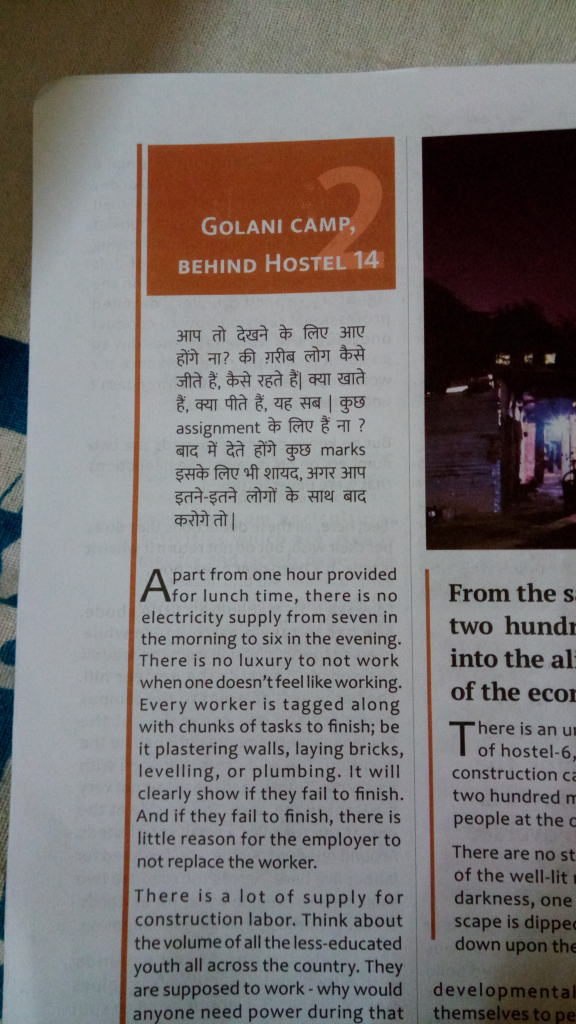
#> input picture testcases/1.jpg, 2304 x 4096 px (shown at 1/4 size)
$ python orb.py ../testcases/1.jpg
#> lines starting #> are read from the running program, lines starting #| are printed output that depends on the picture
import cv2

def get_orb_features(img, num_features):
    orb = cv2.ORB_create()
    orb.setMaxFeatures(num_features)
    orb.setEdgeThreshold(1)

    kp, des = orb.detectAndCompute(img, None)
    return (kp, des)

if __name__ == '__main__':
    import sys
    import numpy as np
    from matplotlib import pyplot as plt

    desses = []
    kps = []
    imgs = []

    for f in sys.argv[1:]:
        img = cv2.imread(f,0)
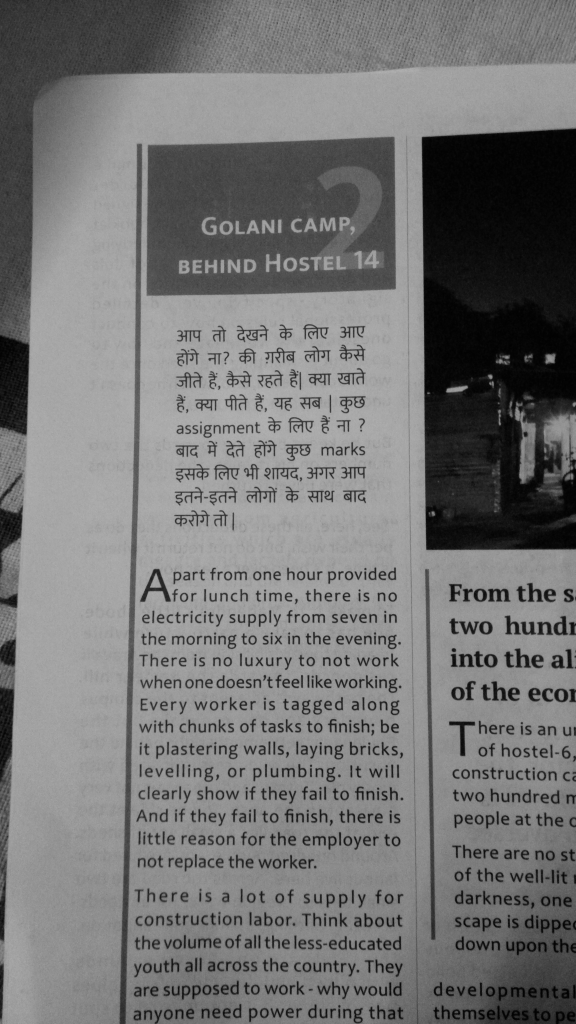
#> img: shape (4096, 2304) (shown at 1/4 size); min 0, max 185, mean 117.3
        img = cv2.resize(img, (0,0), fx=0.2, fy=0.2)
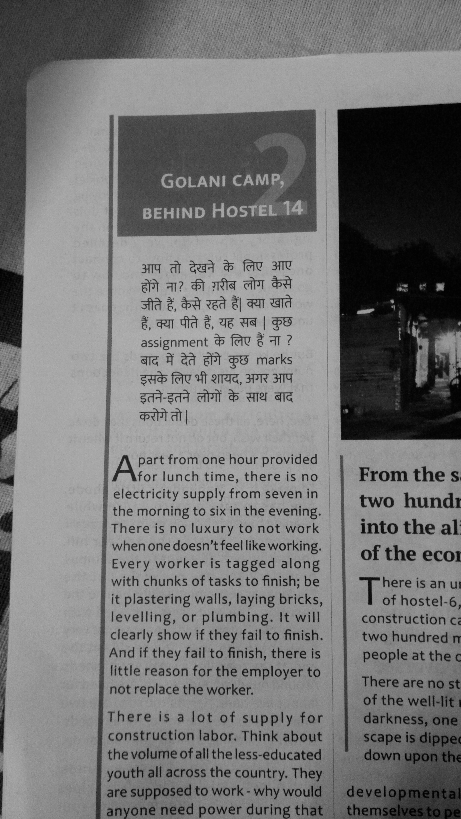
#> img: shape (819, 461); min 0, max 183, mean 117.3
        #img = np.pad(img,50,'constant')
        kp, des = get_orb_features(img, 10000)
#> in get_orb_features, `kp, des = orb.detectAndCompute(img, None)`: kp = 9283 keypoints; strongest (x, y, size): (192, 323, 31), (384, 474, 31), (411, 553, 31), (282, 546, 31)

        desses.append(des)
        kps.append(kp)
        imgs.append(img)

        #img2 = cv2.drawKeypoints(img,kp,color=(0,255,0), flags=0)
        #plt.imshow(img2),plt.show()

    bf = cv2.BFMatcher(cv2.NORM_HAMMING, crossCheck=True)
#> (the run stopped early here; a loop or call above may not have finished)

$ run again, on testcases/3.jpg
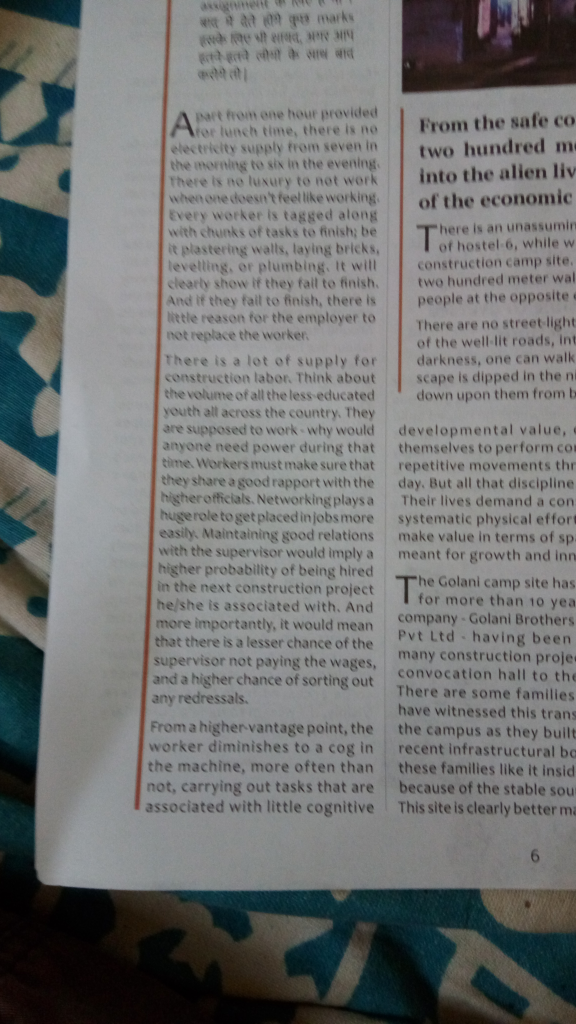
#> input picture testcases/3.jpg, 2304 x 4096 px (shown at 1/4 size)
#> `img = cv2.imread(f,0)`:
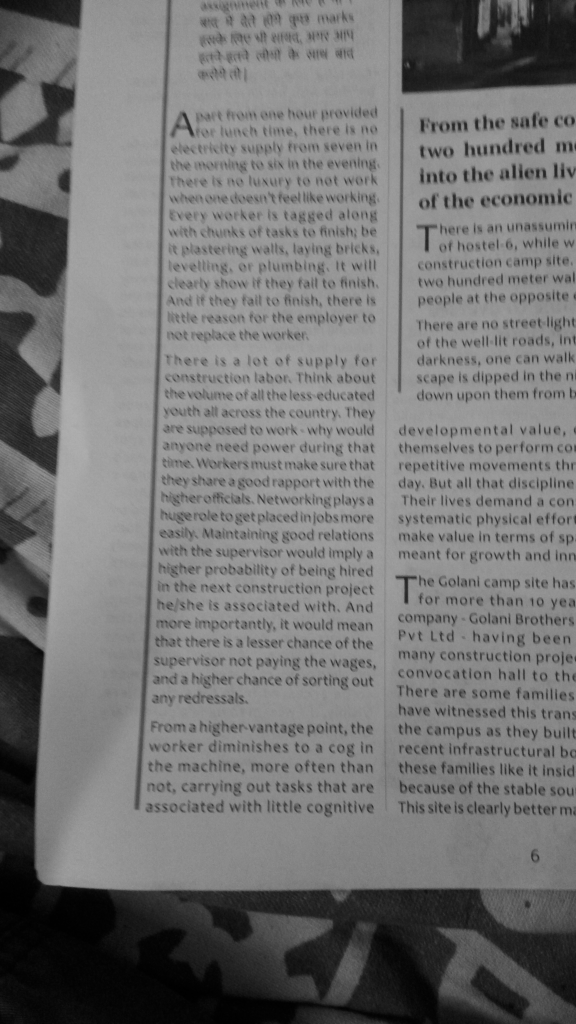
#> img: shape (4096, 2304) (shown at 1/4 size); min 0, max 179, mean 115.1
#> `img = cv2.resize(img, (0,0), fx=0.2, fy=0.2)`:
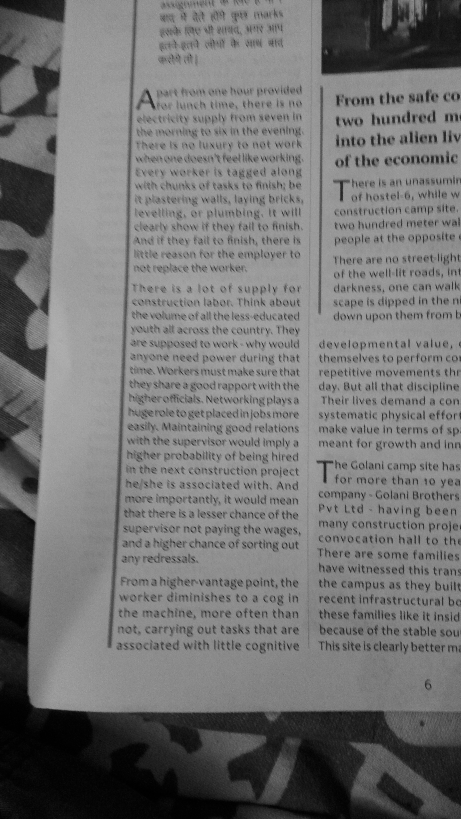
#> img: shape (819, 461); min 0, max 177, mean 115.1
#> in get_orb_features, `kp, des = orb.detectAndCompute(img, None)`: kp = 8544 keypoints; strongest (x, y, size): (324, 462, 31), (324, 464, 44.6), (341, 182, 37.2), (326, 68, 111.1)

$ run again, on testcases/4.jpg
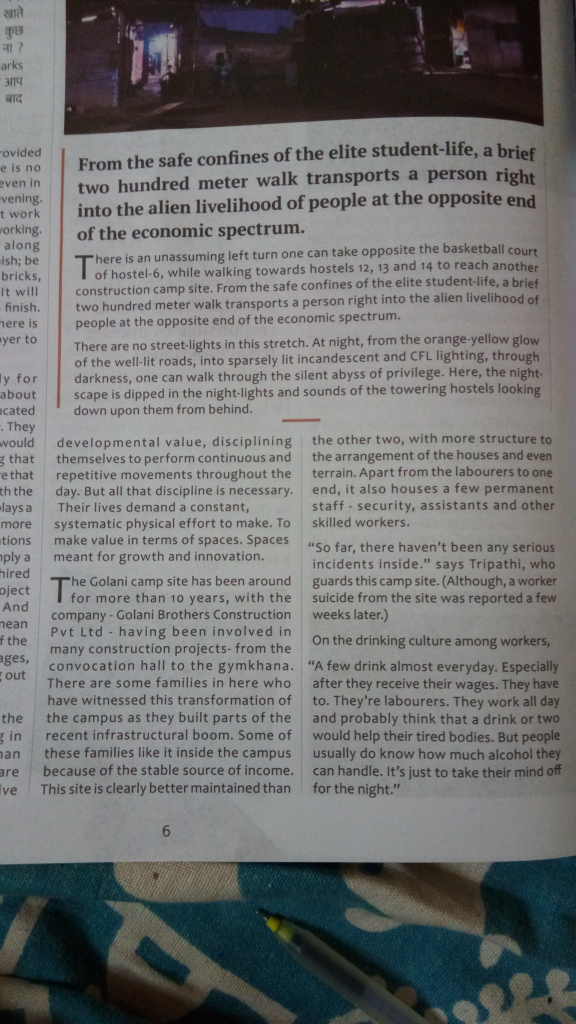
#> input picture testcases/4.jpg, 2304 x 4096 px (shown at 1/4 size)
#> `img = cv2.imread(f,0)`:
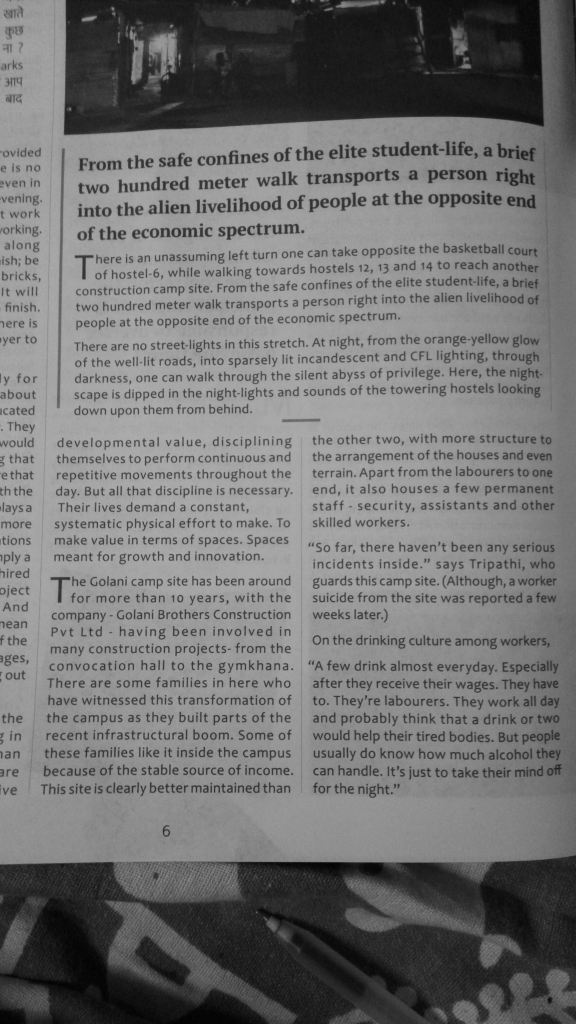
#> img: shape (4096, 2304) (shown at 1/4 size); min 0, max 181, mean 113.8
#> `img = cv2.resize(img, (0,0), fx=0.2, fy=0.2)`:
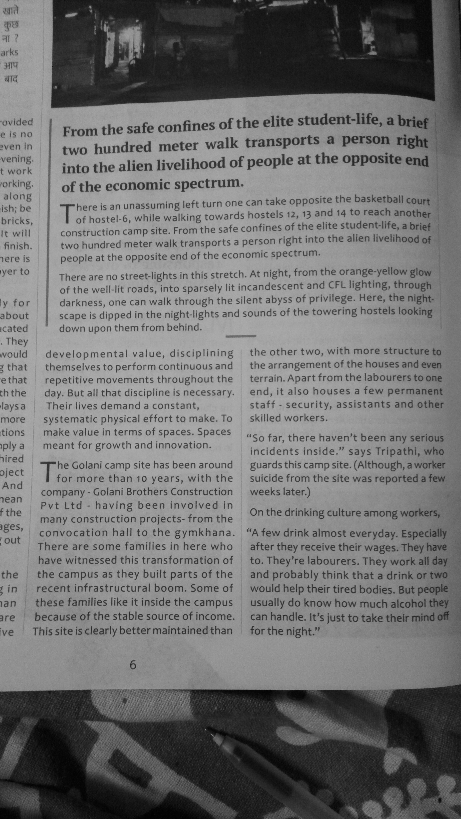
#> img: shape (819, 461); min 1, max 177, mean 113.8
#> in get_orb_features, `kp, des = orb.detectAndCompute(img, None)`: kp = 9201 keypoints; strongest (x, y, size): (123, 186, 31), (124, 168, 31), (83, 151, 31), (151, 184, 31)

$ run again, on testcases/5.jpg
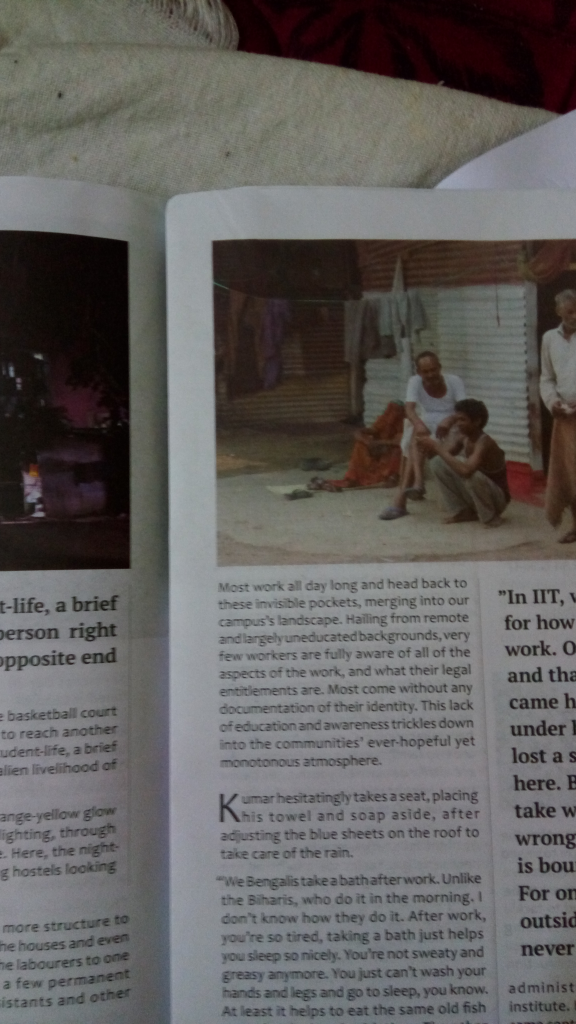
#> input picture testcases/5.jpg, 2304 x 4096 px (shown at 1/4 size)
#> `img = cv2.imread(f,0)`:
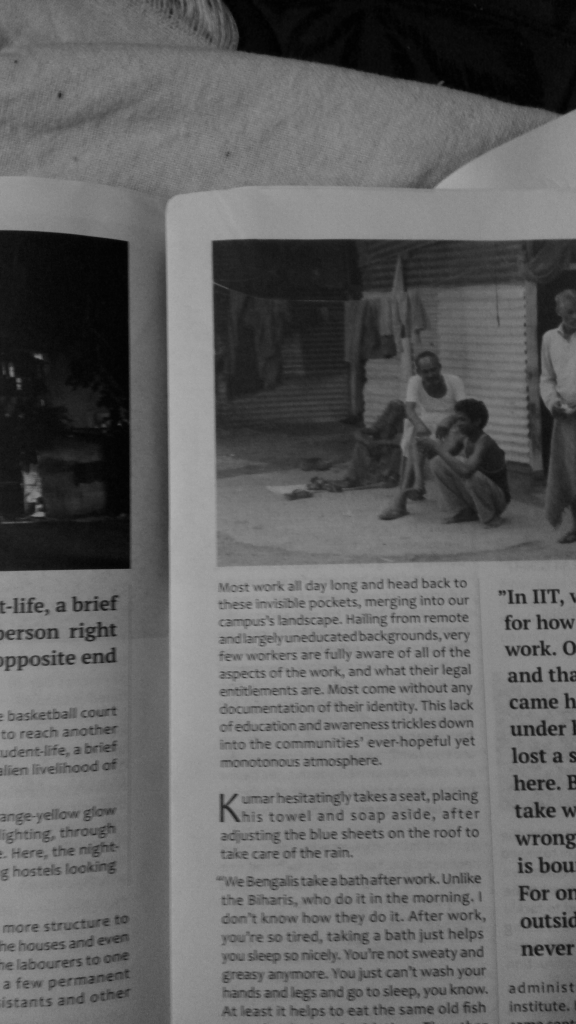
#> img: shape (4096, 2304) (shown at 1/4 size); min 0, max 177, mean 96.5
#> `img = cv2.resize(img, (0,0), fx=0.2, fy=0.2)`:
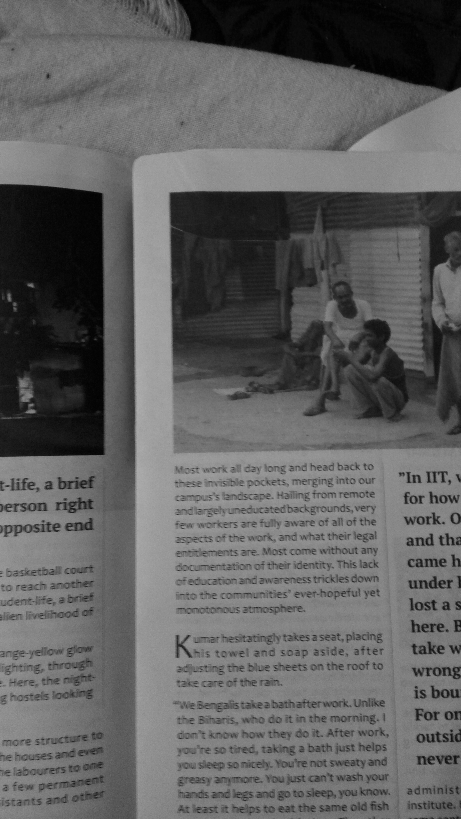
#> img: shape (819, 461); min 0, max 176, mean 96.5
#> in get_orb_features, `kp, des = orb.detectAndCompute(img, None)`: kp = 7628 keypoints; strongest (x, y, size): (442, 474, 31), (423, 519, 31), (443, 498, 31), (426, 543, 31)
